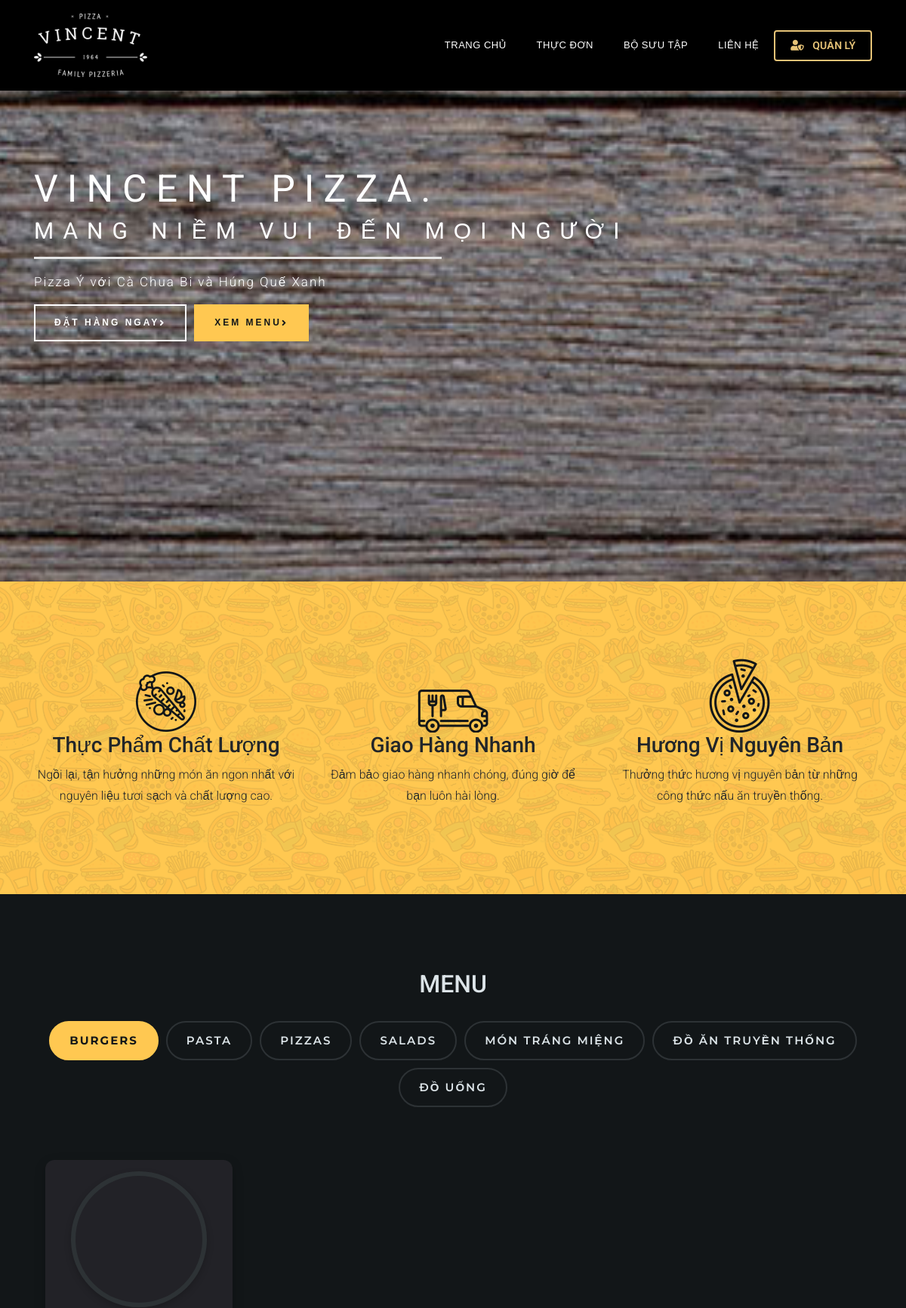
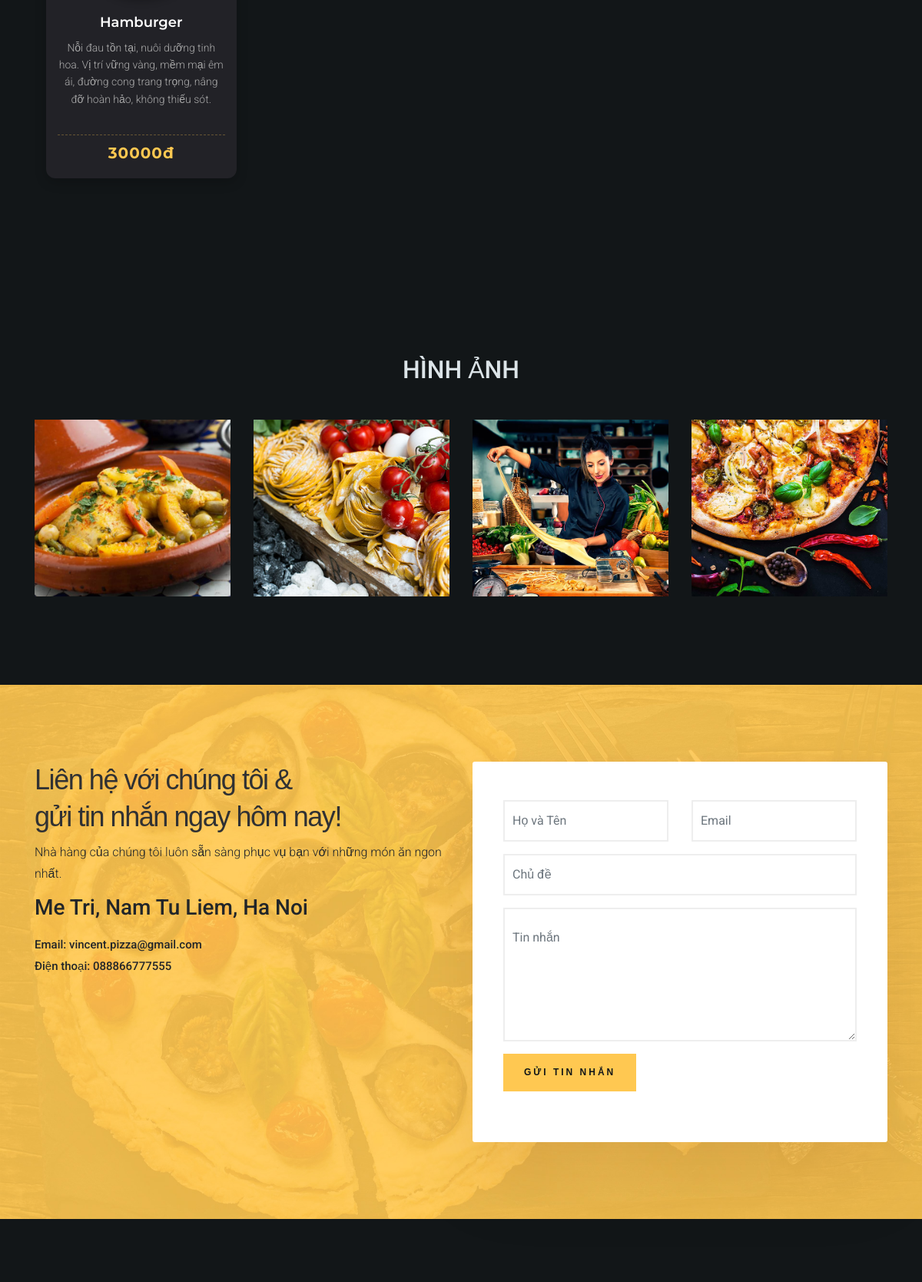
/restaurant-website-php-mysql/index.php (upper part), run on the app's committed database (2 pictures, top to bottom).
### tables this page shows
CREATE TABLE `menu_categories` (
  `category_id` int(3) NOT NULL,
  `category_name` varchar(50) NOT NULL
);

CREATE TABLE `menus` (
  `menu_id` int(5) NOT NULL,
  `menu_name` varchar(100) NOT NULL,
  `menu_description` varchar(255) NOT NULL,
  `menu_price` decimal(6,2) NOT NULL,
  `menu_image` varchar(255) NOT NULL,
  `category_id` int(3) NOT NULL
);

CREATE TABLE `image_gallery` (
  `image_id` int(2) NOT NULL,
  `image_name` varchar(30) NOT NULL,
  `image` varchar(255) NOT NULL
);

CREATE TABLE `website_settings` (
  `option_id` int(5) NOT NULL,
  `option_name` varchar(255) NOT NULL,
  `option_value` varchar(255) NOT NULL
);

### restaurant-website-php-mysql/index.php (the view, shortened to what this page needs)
<?php
    include "Includes/templates/header.php";
    include "Includes/templates/navbar.php";
    $stmt_web_settings = $con->prepare("SELECT * FROM website_settings");
    $stmt_web_settings->execute();
    $web_settings = $stmt_web_settings->fetchAll();
    $restaurant_email = "";
    $restaurant_address = "";
    $restaurant_phonenumber = "";
    foreach ($web_settings as $option)
    {
        if($option['option_name'] == 'restaurant_name')
        {
            $restaurant_name = $option['option_value'];
        }
        elseif($option['option_name'] == 'restaurant_email')
        {
            $restaurant_email = $option['option_value'];
        }
        elseif($option['option_name'] == 'restaurant_phonenumber')
        {
            $restaurant_phonenumber = $option['option_value'];
        }
        elseif($option['option_name'] == 'restaurant_address')
        {
            $restaurant_address = $option['option_value'];
        }
    }
?>
	<section class="home-section" id="home">
		<div class="container">
			<div class="row" style="flex-wrap: nowrap;">
				<div class="col-md-6 home-left-section">
					<div style="padding: 100px 0px; color: white;">
						<h1>
							VINCENT PIZZA.
						</h1>
						<h2>
							MANG NIỀM VUI ĐẾN MỌI NGƯỜI
						</h2>
						<hr>
						<p>
							Pizza Ý với Cà Chua Bi và Húng Quế Xanh
						</p>
						<div style="display: flex;">
							<a href="order_food.php" class="bttn_style_1" style="margin-right: 10px; display: flex;justify-content: center;align-items: center;">
								Đặt Hàng Ngay
								<i class="fas fa-angle-right"></i>
							</a>
							<a href="#menus" class="bttn_style_2" style="display: flex;justify-content: center;align-items: center;">
								XEM MENU
								<i class="fas fa-angle-right"></i>
							</a>
						</div>
					</div>
				</div>
			</div>
		</div>
	</section>
	<section class="our_qualities" style="padding:100px 0px;">
		<div class="container">
			<div class="row">
				<div class="col-md-4">
					<div class="our_qualities_column">
						<img src="Design/images/quality_food_img.png" alt="Thực phẩm chất lượng">
						<div class="caption">
							<h3>
								Thực Phẩm Chất Lượng
							</h3>
							<p>
								Ngồi lại, tận hưởng những món ăn ngon nhất với nguyên liệu tươi sạch và chất lượng cao.
							</p>
						</div>
					</div>
				</div>
				<div class="col-md-4">
					<div class="our_qualities_column">
						<img src="Design/images/fast_delivery_img.png" alt="Giao hàng nhanh">
						<div class="caption">
							<h3>
								Giao Hàng Nhanh
							</h3>
							<p>
								Đảm bảo giao hàng nhanh chóng, đúng giờ để bạn luôn hài lòng.
							</p>
						</div>
					</div>
				</div>
				<div class="col-md-4">
					<div class="our_qualities_column">
						<img src="Design/images/original_taste_img.png" alt="Hương vị nguyên bản">
						<div class="caption">
							<h3>
								Hương Vị Nguyên Bản
							</h3>
							<p>
								Thưởng thức hương vị nguyên bản từ những công thức nấu ăn truyền thống.
							</p>
						</div>
					</div>
				</div>
			</div>
		</div>
	</section>
	<section class="our_menus" id="menus">
		<div class="container">
			<h2 style="text-align: center;margin-bottom: 30px">MENU</h2>
			<div class="menu_section" id="menus">
				<div class="container">
					<ul class="nav nav-tabs menu_tabs">
						<?php
							$selected_category = isset($_GET['category']) ? $_GET['category'] :
										(isset($_SESSION['selected_category']) ? $_SESSION['selected_category'] : null);
							$stmt = $con->prepare("Select * from menu_categories");
							$stmt->execute();
							$rows = $stmt->fetchAll();
							$i = 0;
							foreach($rows as $row) {
								if($i == 0 && $selected_category === null) {
									$selected_category = str_replace(' ', '', $row['category_name']);
								}
								$is_active = ($selected_category == str_replace(' ', '', $row['category_name'])) ? 'active' : '';
								$category_id = str_replace(' ', '', $row['category_name']);
								echo '<li class="nav-item">';
								echo '<button type="button" class="tab_category_links nav-link ' . $is_active . '" data-category="' . $category_id . '">' . $row['category_name'] . '</button>';
								echo '</li>';
								$i++;
							}
						?>
					</ul>
					<div class="tab-content">
						<?php
							$i = 0;
							foreach($rows as $row) {
								$category_id = str_replace(' ', '', $row['category_name']);
								$style = ($selected_category == $category_id) ? 'display: block;' : 'display: none;';
								if($i == 0) {
									echo '<div class="menus_categories tab_category_content" id="' . $category_id . '" style="' . $style . '">';
									$stmt_menus = $con->prepare("Select * from menus where category_id = ?");
									$stmt_menus->execute(array($row['category_id']));
									$rows_menus = $stmt_menus->fetchAll();
									echo "<div class='row'>";
									foreach($rows_menus as $menu) {
										?>
										<div class="col-md-4 col-lg-3 menu-column">
											<div class="thumbnail" style="cursor:pointer">
												<?php $source = "admin/Uploads/images/".$menu['menu_image']; ?>
												<div class="menu-image">
													<div class="image-preview">
														<div style="background-image: url('<?php echo $source; ?>');"></div>
													</div>
												</div>
												<div class="caption">
													<h5>
														<?php echo $menu['menu_name']; ?>
													</h5>
													<p>
														<?php echo $menu['menu_description']; ?>
													</p>
													<span class='menu_price'>
														<?php echo number_format(intval($menu['menu_price']), 0, ',', '.') . "000đ"; ?>
													</span>
												</div>
											</div>
										</div>
										<?php
									}
									echo "</div>";
									echo '</div>';
								}
								$i++;
							}
						?>
					</div>
				</div>
			</div>
		</div>
	</section>
	<section class="image-gallery" id="gallery">
		<div class="container">
			<h2 style="text-align: center;margin-bottom: 30px">HÌNH ẢNH</h2>
			<?php
				$stmt_image_gallery = $con->prepare("Select * from image_gallery");
				$stmt_image_gallery->execute();
				$rows_image_gallery = $stmt_image_gallery->fetchAll();
				echo "<div class = 'row'>";
					foreach($rows_image_gallery as $row_image_gallery)
					{
						echo "<div class = 'col-md-4 col-lg-3' style = 'padding: 15px;'>";
							$source = "admin/Uploads/images/".$row_image_gallery['image'];
							?>
							<div style = "background-image: url('<?php echo $source; ?>') !important;background-repeat: no-repeat;background-position: 50% 50%;background-size: cover;background-clip: border-box;box-sizing: border-box;overflow: hidden;height: 230px;">
							</div>
							<?php
						echo "</div>";
					}
				echo "</div>";
			?>
		</div>
	</section>
	<section class="contact-section" id="contact">
		<div class="container">
			<div class="row">
				<div class="col-lg-6 sm-padding">
					<div class="contact-info">
						<h2>
							Liên hệ với chúng tôi &
							<br>gửi tin nhắn ngay hôm nay!
						</h2>
						<p>
							Nhà hàng của chúng tôi luôn sẵn sàng phục vụ bạn với những món ăn ngon nhất.
						</p>
						<h3>
							<?php echo $restaurant_address; ?>
						</h3>
						<h4>
							<span>Email:</span>
							<?php echo $restaurant_email; ?>
							<br>
							<span>Điện thoại:</span>
							<?php echo $restaurant_phonenumber; ?>
						</h4>
					</div>
				</div>
				<div class="col-lg-6 sm-padding">
					<div class="contact-form">
						<form method="post" action="<?php echo htmlspecialchars($_SERVER['PHP_SELF']); ?>#contact" class="contactForm">
							<div class="form-group colum-row row">
								<div class="col-sm-6">
									<input type="text" id="contact_name" name="contact_name" class="form-control" placeholder="Họ và Tên" value="<?php echo isset($contact_name) ? $contact_name : ''; ?>">
								</div>
								<div class="col-sm-6">
									<input type="email" id="contact_email" name="contact_email" class="form-control" placeholder="Email" value="<?php echo isset($contact_email) ? $contact_email : ''; ?>">
								</div>
							</div>
							<div class="form-group row">
								<div class="col-md-12">
									<input type="text" id="contact_subject" name="contact_subject" class="form-control" placeholder="Chủ đề" value="<?php echo isset($contact_subject) ? $contact_subject : ''; ?>">
								</div>
							</div>
							<div class="form-group row">
								<div class="col-md-12">
									<textarea id="contact_message" name="contact_message" cols="30" rows="5" class="form-control message" placeholder="Tin nhắn"><?php echo isset($contact_message) ? $contact_message : ''; ?></textarea>
								</div>
							</div>
							<div class="form-group row">
								<div class="col-md-12">
									<button type="submit" name="contact_submit" class="bttn_style_2">Gửi Tin Nhắn</button>
								</div>
							</div>
						</form>
					</div>
				</div>
			</div>
		</div>
	</section>
	<section class="our_qualities_v2">
	</section>
    <?php include "Includes/templates/footer.php"; ?>
</body>

### data on the page
menu_categories: category_name "BURGERS"
menu_categories: category_name "PASTA"
menu_categories: category_name "PIZZAS"
menu_categories: category_name "SALADS"
menu_categories: category_name "MÓN TRÁNG MIỆNG"
menu_categories: category_name "ĐỒ ĂN TRUYỀN THỐNG"
menu_categories: category_name "ĐỒ UỐNG"
menus: menu_name "Hamburger", menu_description "Nỗi đau tồn tại, nuôi dưỡng tinh hoa. Vị trí vững vàng, mềm mại êm ái, đường cong trang trọng, nâng đỡ hoàn hảo, không thiếu sót.", menu_price "30"
image_gallery: image (picture)
image_gallery: image (picture)
image_gallery: image (picture)
image_gallery: image (picture)
website_settings: option_value "Me Tri, Nam Tu Liem, Ha Noi"
website_settings: option_value "vincent.pizza@gmail.com"
website_settings: option_value "088866777555"
